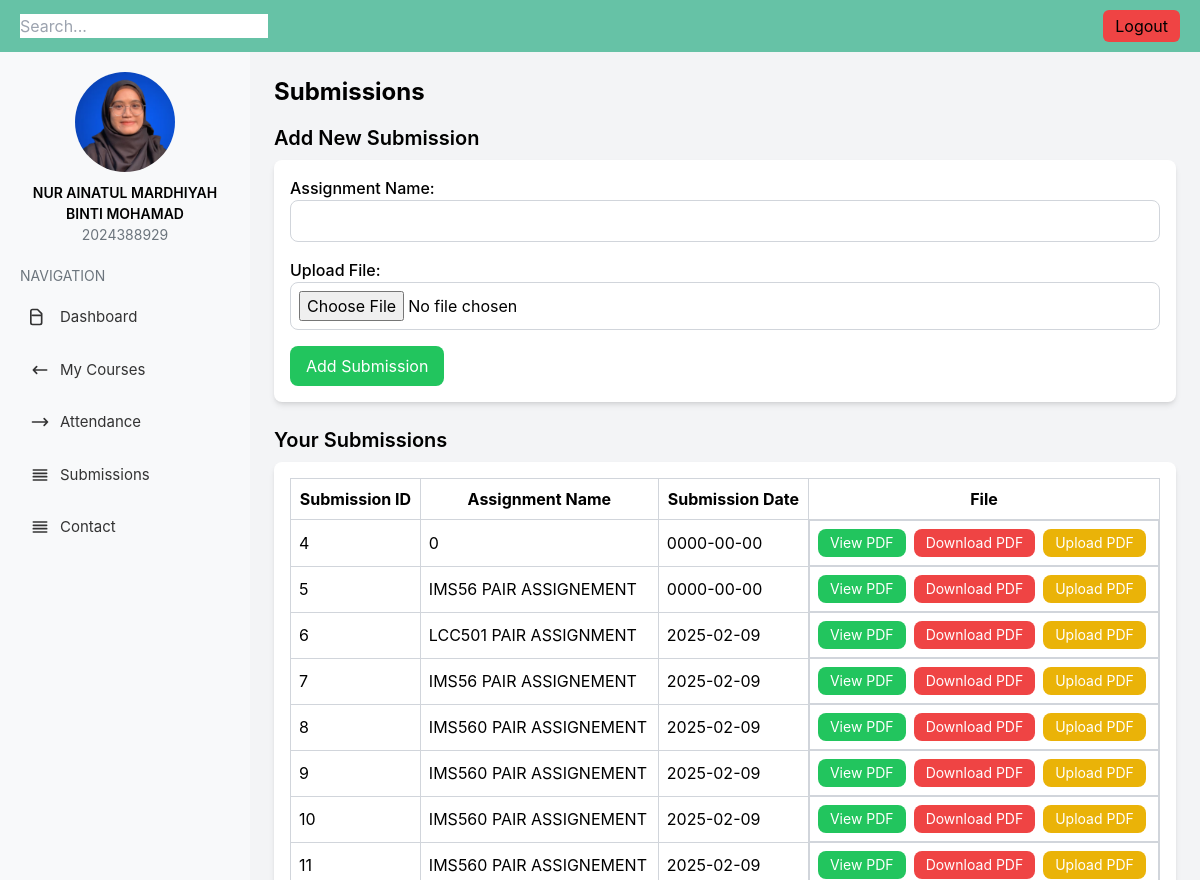
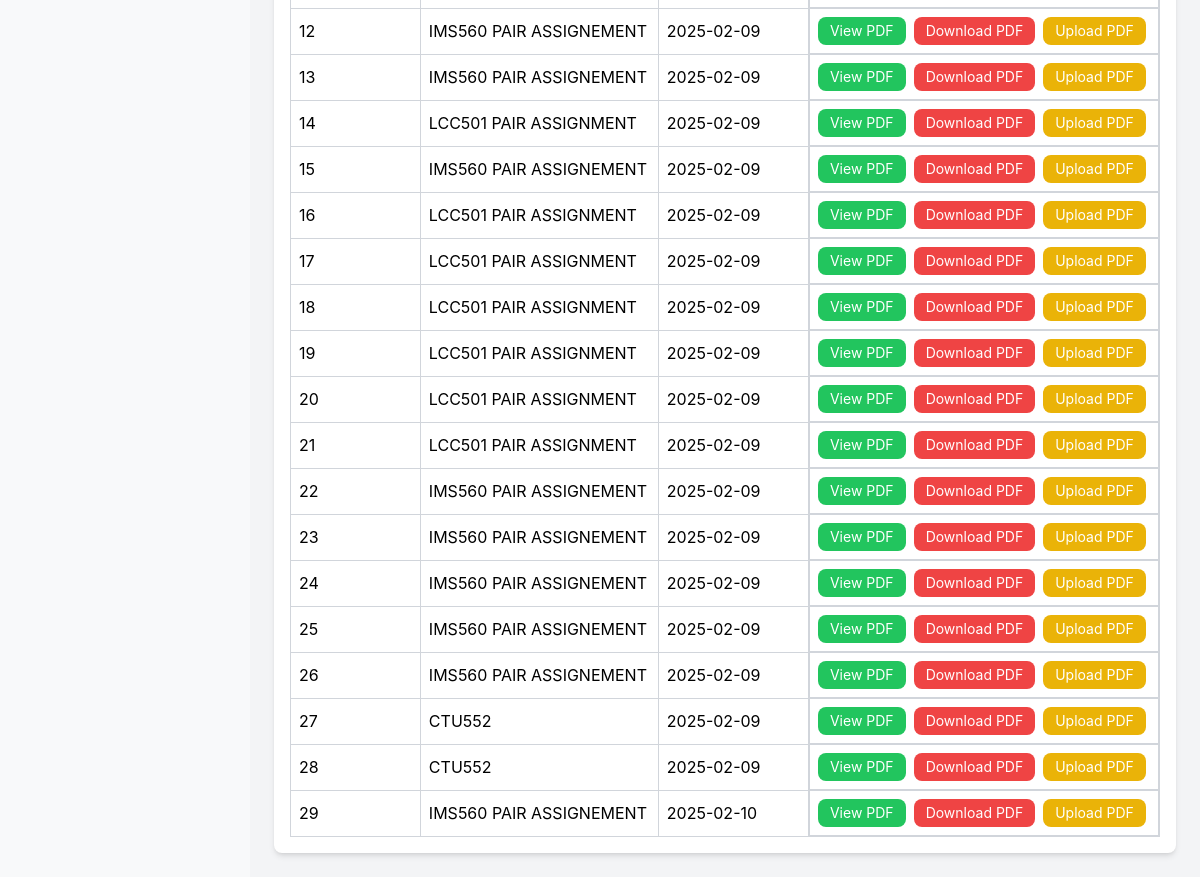
Screenshot of /submission.php with the database file from the repository (2 pictures, top to bottom).
### tables this page shows
CREATE TABLE `submission` (
  `submission_id` int(11) NOT NULL,
  `student_id` int(11) NOT NULL,
  `student_name` varchar(50) NOT NULL,
  `assignment_name` varchar(50) NOT NULL,
  `submission_date` date NOT NULL,
  `file_url` varchar(200) NOT NULL,
  `status` varchar(50) NOT NULL
);

### submission.php (the view, shortened to what this page needs)
<?php
$conn = new mysqli("localhost", "root", "", "studentonlineformdb");
$student_id = 1;
$sql = "SELECT * FROM submission WHERE student_id = ?";
$stmt = $conn->prepare($sql);
$stmt->bind_param("i", $student_id);
$stmt->execute();
$result = $stmt->get_result();
?>
<!DOCTYPE html>
<html lang="en">
<head>
    <script src="https://cdn.tailwindcss.com"></script>
</head>
<body class="bg-gray-100">
<div class="navbar">
 <div class="search-bar">
   <input type="text" placeholder="Search...">
   </div>
   <button class="bg-red-500 px-3 py-1 rounded-md"  onclick="window.location.href='login.php';">Logout</button>
    </div>
 <div class="flex">
     <aside class="sidebar">
         <div class="profile">
             <img src="img/img 1.png" alt="Profile Picture">
             <h2>NUR AINATUL MARDHIYAH BINTI MOHAMAD</h2>
             <p>2024388929</p>
         </div>
         <h3 class="nav-title">Navigation</h3>
            <ul>
                <li class="nav-item">
                    <a href="student.php">
                        <svg xmlns="http://www.w3.org/2000/svg" class="h-5 w-5" fill="none" viewBox="0 0 24 24" stroke="currentColor">
                            <path stroke-linecap="round" stroke-linejoin="round" stroke-width="2" d="M3 10h11M9 21H3a2 2 0 01-2-2V5a2 2 0 012-2h6l5 5v11a2 2 0 01-2 2z" />
                        </svg>
                        Dashboard
                    </a>
                </li>
                <li class="nav-item">
                    <a href="courses.php">
                        <svg xmlns="http://www.w3.org/2000/svg" class="h-5 w-5" fill="none" viewBox="0 0 24 24" stroke="currentColor">
                            <path stroke-linecap="round" stroke-linejoin="round" stroke-width="2" d="M8 16l-4-4m0 0l4-4m-4 4h16" />
                        </svg>
                        My Courses
                    </a>
                </li>
                <li class="nav-item">
                    <a href="attandance.php">
                        <svg xmlns="http://www.w3.org/2000/svg" class="h-5 w-5" fill="none" viewBox="0 0 24 24" stroke="currentColor">
                            <path stroke-linecap="round" stroke-linejoin="round" stroke-width="2" d="M17 16l4-4m0 0l-4-4m4 4H3" />
                        </svg>
                        Attendance
                    </a>
                </li>
                <li class="nav-item">
                    <a href="submission.php">
                        <svg xmlns="http://www.w3.org/2000/svg" class="h-5 w-5" fill="none" viewBox="0 0 24 24" stroke="currentColor">
                            <path stroke-linecap="round" stroke-linejoin="round" stroke-width="2" d="M4 6h16M4 10h16M4 14h16M4 18h16" />
                        </svg>
                        Submissions
                    </a>
                </li>
                <li class="nav-item">
                    <a href="contact.php">
                        <svg xmlns="http://www.w3.org/2000/svg" class="h-5 w-5" fill="none" viewBox="0 0 24 24" stroke="currentColor">
                            <path stroke-linecap="round" stroke-linejoin="round" stroke-width="2" d="M4 6h16M4 10h16M4 14h16M4 18h16" />
                        </svg>
                        Contact
                    </a>
                </li>
            </ul>
        </aside>
      <div class="flex-1 p-6">
            <header class="mb-4">
                <h1 class="text-2xl font-bold">Submissions</h1>
            </header>
            <section class="mb-6">
                <h2 class="text-xl font-semibold mb-2">Add New Submission</h2>
                <form action="" method="POST" enctype="multipart/form-data" class="bg-white shadow-md rounded-lg p-4">
                    <div class="mb-4">
                        <label for="assignment_name" class="block font-medium">Assignment Name:</label>
                        <input type="text" id="assignment_name" name="assignment_name" class="w-full border border-gray-300 p-2 rounded-lg" required>
                    </div>
                    <div class="mb-4">
                        <label for="file" class="block font-medium">Upload File:</label>
                        <input type="file" id="file" name="file" class="w-full border border-gray-300 p-2 rounded-lg" required>
                    </div>
                    <button type="submit" name="add_submission" class="bg-green-500 text-white px-4 py-2 rounded-lg">Add Submission</button>
                </form>
            </section>
            <section>
                <h2 class="text-xl font-semibold mb-2">Your Submissions</h2>
                <div class="bg-white shadow-md rounded-lg p-4">
                    <table class="min-w-full border-collapse border border-gray-300">
                        <thead>
                            <tr>
                                <th class="p-2 border border-gray-300">Submission ID</th>
                                <th class="p-2 border border-gray-300">Assignment Name</th>
                                <th class="p-2 border border-gray-300">Submission Date</th>
                                <th class="p-2 border border-gray-300">File</th>
                            </tr>
                        </thead>
                        <tbody>
    <?php
    if ($result->num_rows > 0) {
        while ($row = $result->fetch_assoc()) {
            $submission_id = $row['submission_id'];
            $assignment_name = htmlspecialchars($row['assignment_name']);
            $submission_date = $row['submission_date'];
            $file_url = htmlspecialchars($row['file_url']);
            echo "<tr>
                <td class='p-2 border border-gray-300'>$submission_id</td>
                <td class='p-2 border border-gray-300'>$assignment_name</td>
                <td class='p-2 border border-gray-300'>$submission_date</td>
                <td class='p-2 border border-gray-300 flex space-x-2'>
                    <a href='$file_url' class='bg-green-500 text-white px-3 py-1 rounded-lg text-sm' target='_blank'>View PDF</a>
                    <a href='$file_url' download class='bg-red-500 text-white px-3 py-1 rounded-lg text-sm'>Download PDF</a>
                    <form action='upload_pdf.php' method='POST' enctype='multipart/form-data' class='inline'>
                        <input type='hidden' name='submission_id' value='$submission_id'>
                        <input type='file' name='upload_file' class='hidden' onchange='this.form.submit()'>
                        <button type='button' onclick='this.previousElementSibling.click()' class='bg-yellow-500 text-white px-3 py-1 rounded-lg text-sm'>Upload PDF</button>
                    </form>
                </td>
            </tr>";
        }
    } else {
        echo "<tr><td colspan='4' class='text-center text-gray-600'>No submissions found</td></tr>";
    }
    ?>
</tbody>
                    </table>
                </div>
            </section>
        </div>
    </div>
</body>
</html>

### submission.php (style rules this page uses)
body { font-family: 'Inter', sans-serif; }
.sidebar { width: 250px; background-color: #f8f9fa; min-height: 100vh; padding: 20px; }
.sidebar .profile { text-align: center; margin-bottom: 20px; }
.sidebar .profile img { width: 100px; height: 100px; border-radius: 50%; object-fit: cover; margin: 0 auto; display: block; }
.sidebar .profile h2 { font-size: 14px; font-weight: 600; margin-top: 10px; }
.sidebar .profile p { font-size: 14px; color: #6c757d; }
.sidebar .nav-title { font-size: 14px; text-transform: uppercase; margin-bottom: 10px; color: #6c757d; }
.sidebar .nav-item { list-style: none; margin-bottom: 10px; }
.sidebar .nav-item a { display: flex; align-items: center; text-decoration: none; color: #333; font-size: 15px; padding: 10px; border-radius: 8px; transition: background-color 0.3s; }
.sidebar .nav-item a svg { margin-right: 10px; }
.navbar { display: flex; justify-content: space-between; align-items: center; background-color: #66c2a6; padding: 10px 20px; }

### rows the page displays
submission: submission_id "4", assignment_name "0", submission_date "0000-00-00"
submission: submission_id "5", assignment_name "IMS56 PAIR ASSIGNEMENT", submission_date "0000-00-00"
submission: submission_id "6", assignment_name "LCC501 PAIR ASSIGNMENT", submission_date "2025-02-09"
submission: submission_id "7", assignment_name "IMS56 PAIR ASSIGNEMENT", submission_date "2025-02-09"
submission: submission_id "8", assignment_name "IMS560 PAIR ASSIGNEMENT", submission_date "2025-02-09"
submission: submission_id "9", assignment_name "IMS560 PAIR ASSIGNEMENT", submission_date "2025-02-09"
submission: submission_id "10", assignment_name "IMS560 PAIR ASSIGNEMENT", submission_date "2025-02-09"
submission: submission_id "11", assignment_name "IMS560 PAIR ASSIGNEMENT", submission_date "2025-02-09"
submission: submission_id "12", assignment_name "IMS560 PAIR ASSIGNEMENT", submission_date "2025-02-09"
submission: submission_id "13", assignment_name "IMS560 PAIR ASSIGNEMENT", submission_date "2025-02-09"
submission: submission_id "14", assignment_name "LCC501 PAIR ASSIGNMENT", submission_date "2025-02-09"
submission: submission_id "15", assignment_name "IMS560 PAIR ASSIGNEMENT", submission_date "2025-02-09"
submission: submission_id "16", assignment_name "LCC501 PAIR ASSIGNMENT", submission_date "2025-02-09"
submission: submission_id "17", assignment_name "LCC501 PAIR ASSIGNMENT", submission_date "2025-02-09"
submission: submission_id "18", assignment_name "LCC501 PAIR ASSIGNMENT", submission_date "2025-02-09"
submission: submission_id "19", assignment_name "LCC501 PAIR ASSIGNMENT", submission_date "2025-02-09"
submission: submission_id "20", assignment_name "LCC501 PAIR ASSIGNMENT", submission_date "2025-02-09"
submission: submission_id "21", assignment_name "LCC501 PAIR ASSIGNMENT", submission_date "2025-02-09"
submission: submission_id "22", assignment_name "IMS560 PAIR ASSIGNEMENT", submission_date "2025-02-09"
submission: submission_id "23", assignment_name "IMS560 PAIR ASSIGNEMENT", submission_date "2025-02-09"
submission: submission_id "24", assignment_name "IMS560 PAIR ASSIGNEMENT", submission_date "2025-02-09"
submission: submission_id "25", assignment_name "IMS560 PAIR ASSIGNEMENT", submission_date "2025-02-09"
submission: submission_id "26", assignment_name "IMS560 PAIR ASSIGNEMENT", submission_date "2025-02-09"
submission: submission_id "27", assignment_name "CTU552", submission_date "2025-02-09"
submission: submission_id "28", assignment_name "CTU552", submission_date "2025-02-09"
submission: submission_id "29", assignment_name "IMS560 PAIR ASSIGNEMENT", submission_date "2025-02-10"
